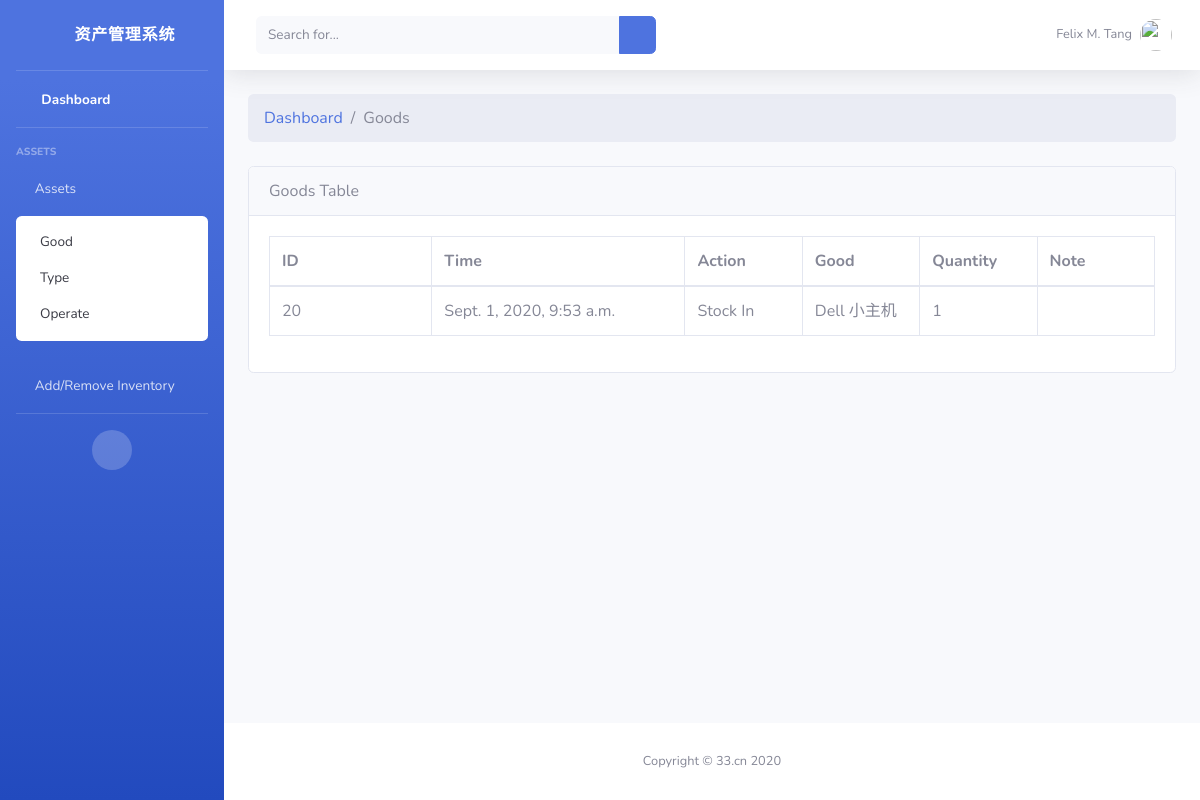
/operate/, run on the app's committed database.
### fzm/models.py (models this page shows, shortened)
class StockOperate(models.Model):
    the_time = models.DateTimeField('Stock Operate time')
    good = models.ForeignKey(Good, on_delete=models.CASCADE)
    operate_quantity = models.IntegerField(default=0)
    note = models.CharField(max_length=200, default='')

class Good(models.Model):
    good_name = models.CharField(max_length=200)
    type = models.ForeignKey(Type, on_delete=models.CASCADE)
    quantity = models.IntegerField(default=0)

### fzm/views.py (the view)
# urls.py: path('operate/', views.view_operate, name='operate'),
def view_operate(request):
    operate_list = StockOperate.objects.order_by('-id')
    return render(request, 'fzm/operate.html', {
        'operate_list': operate_list,
    })

### fzm/templates/fzm/operate.html (shortened to what this page needs)
{% extends "fzm/layout.html" %}
{% block content %}
<ol class="breadcrumb mb-4">
    <li class="breadcrumb-item"><a href="index.html">Dashboard</a></li>
    <li class="breadcrumb-item active">Goods</li>
</ol>
<div class="card mb-4">
    <div class="card-header">
        Goods Table
    </div>
    <div class="card-body">
        <div class="table-responsive">
            <div id="dataTable_wrapper" class="dataTables_wrapper dt-bootstrap4">
                <div class="row">
                    <div class="col-sm-12">
                        <table class="table table-bordered dataTable" id="dataTable" width="100%" cellspacing="0" role="grid" aria-describedby="dataTable_info" style="width: 100%;">
                            <thead>
                                <tr role="row">
                                    <th class="sorting_asc" tabindex="0" aria-controls="dataTable" rowspan="1" colspan="1" aria-sort="ascending" aria-label="Name: activate to sort column descending" style="width: 159px;">ID</th>
                                    <th class="sorting" tabindex="0" aria-controls="dataTable" rowspan="1" colspan="1" aria-label="Position: activate to sort column ascending" style="width: 248px;">Time</th>
                                    <th class="sorting" tabindex="0" aria-controls="dataTable" rowspan="1" colspan="1" aria-label="Office: activate to sort column ascending" style="width: 115px;">Action</th>
                                    <th class="sorting" tabindex="0" aria-controls="dataTable" rowspan="1" colspan="1" aria-label="Office: activate to sort column ascending" style="width: 115px;">Good</th>
                                    <th class="sorting" tabindex="0" aria-controls="dataTable" rowspan="1" colspan="1" aria-label="Office: activate to sort column ascending" style="width: 115px;">Quantity</th>
                                    <th class="sorting" tabindex="0" aria-controls="dataTable" rowspan="1" colspan="1" aria-label="Office: activate to sort column ascending" style="width: 115px;">Note</th>
                            </thead>
                            <tbody>
                                {% if operate_list %}
                                    {% for operate in operate_list %}
                                        <tr role="row" class="odd">
                                            <td class="sorting_1">{{ operate.id }}</td>
                                            <td class="sorting_1">{{ operate.the_time }}</td>
                                            <td class="sorting_1">
                                                {% if operate.operate_quantity > 0 %}
                                                    Stock In
                                                {% else %}
                                                    Stock Out
                                                {% endif %}
                                            </td>
                                            <td class="sorting_1">{{ operate.good.good_name }}</td>
                                            <td class="sorting_1">{{ operate.operate_quantity }}</td>
                                            <td class="sorting_1">{{ operate.note }}</td>
                                        </tr>
                                    {% endfor %}
                                {% else %}
                                    <p>没有定义物品</p>
                                {% endif %}
                            </tbody>
                        </table>
                    </div>
                </div>
            </div>
        </div>
    </div>
</div>
{% endblock %}

### data on the page
StockOperate: id "20", the_time "Sept. 1, 2020, 9:53 a.m.", shows "Stock In", good.good_name "Dell 小主机", operate_quantity "1"
